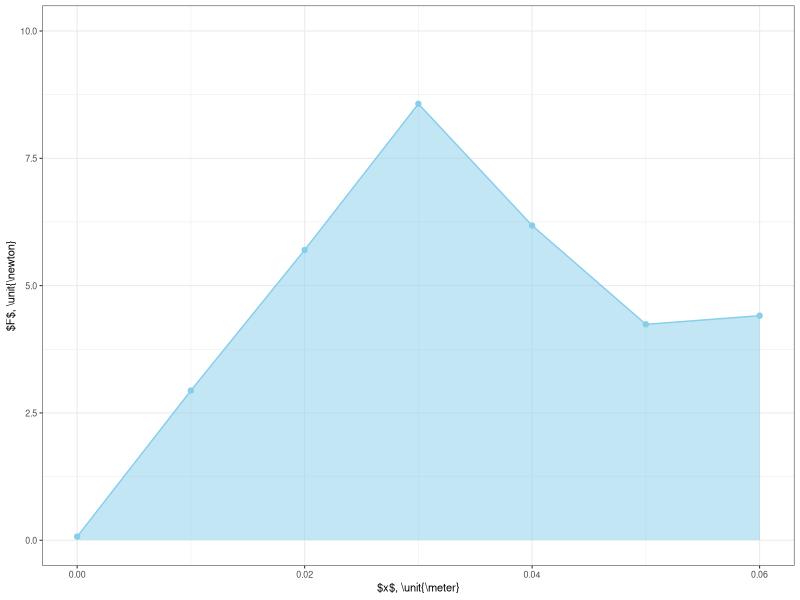

Generate this figure with R:
library(ggplot2)
library(dplyr)

raw <- read.csv('fig3.csv',header=TRUE)
data <- tibble(raw)

fig3 <- ggplot(data,aes(x=x_m,y=F_N))+
     geom_point(color='skyblue')+
     geom_line(color='skyblue')+
     geom_area(fill='skyblue',alpha=0.5)+
     xlab('$x$, \\unit{\\meter}')+
     ylab('$F$, \\unit{\\newton}')+
     ylim(0,10)+
     theme_bw(base_size=8)
ggsave("fig3.svg",plot=fig3,width=3.4167,height=2,units="in")

# get area using trapz in pracma package
library(pracma)
trapz(data$x_m,data$F_N)
# gives 0.298705
